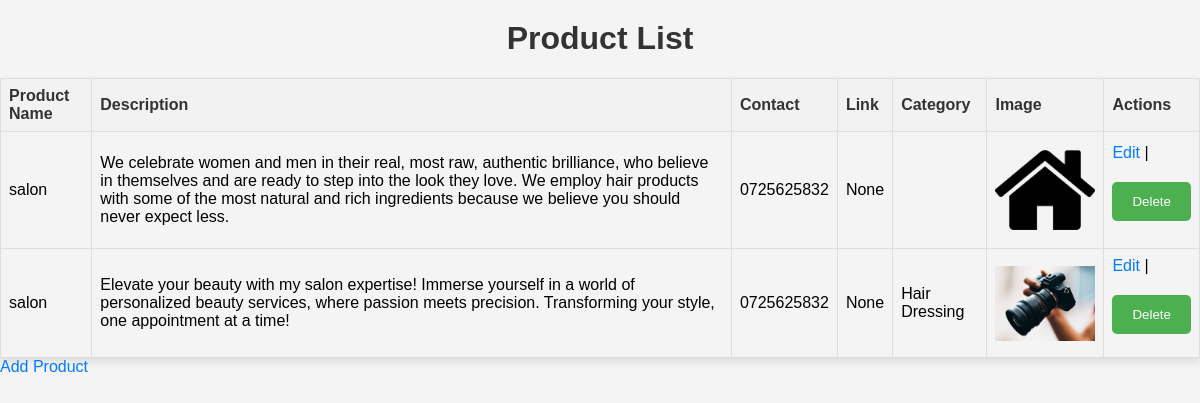
/fetch/products/2, run on the app's committed database.
### e_service/models/data.py (models this page shows, shortened)
class Product(db.Model):
    __tablename__ = 'product'
    pro_id = db.Column(db.Integer, primary_key=True)
    pro_name = db.Column(db.String(100), nullable=False)
    product_link = db.Column(db.String(255), nullable=False)
    pro_dec = db.Column(db.String(300), nullable=False)
    pro_cont = db.Column(db.String(10), nullable=False)
    category_id = db.Column(db.Integer, db.ForeignKey('category.cat_id'), nullable=False)
    category = db.relationship('Category', backref=db.backref('product', lazy=True))
    filename = db.Column(db.String(255))

class Category(UserMixin, db.Model):
    __tablename__ = 'category'
    cat_id = db.Column(db.Integer, primary_key=True)
    category_name = db.Column(db.String(100), nullable=False)

### e_service/views/registration.py (the view)
@app.route('/fetch/products/<int:trader_id>')
def fetch_products(trader_id):
    trader = Trader.query.get_or_404(trader_id)
    products = trader.services.all()  # Assuming 'products' is the relationship name
    return render_template('product_list.html', products=products, trader=trader)

### e_service/views/login.py (called while the page is built)
@app.before_request
def before_request():
    if current_user.is_authenticated:
        current_user.last_seen = datetime.utcnow()
        db.session.commit()

### e_service/templates/product_list.html (shortened to what this page needs)
<!DOCTYPE html>
<html lang="en">
<head>
    <link rel="stylesheet" href="{{ url_for('static', filename='css/styles.css') }}">
</head>
<body>
    <h1>Product List</h1>
    <table>
        <thead>
            <tr>
                <th>Product Name</th>
                <th>Description</th>
                <th>Contact</th>
                <th>Link</th>
                <th>Category</th>
                <th>Image</th>
                <th>Actions</th>
            </tr>
        </thead>
        <tbody>
            {% for product in products %}
                <tr>
                    <td data-label="Product Name">{{ product.pro_name }}</td>
                    <td data-label="Description">{{ product.pro_dec }}</td>
                    <td data-label="Contact">{{ product.pro_cont }}</td>
                    <td data-label="Link">{{ product.product_link }}</td>
                    <td data-label="Category">{{ product.category.category_name }}</td>
                    <td data-label="Image"><img src="{{ url_for('static', filename='uploads/' + product.filename) }}" alt="{{ product.pro_name }}"></td>
                    <td data-label="Actions">
                        <a href="{{ url_for('edit_product', product_id=product.pro_id) }}">Edit</a>
                        |
                        <form method="post" action="{{ url_for('delete_product', product_id=product.pro_id) }}">
                            <button type="submit">Delete</button>
                        </form>
                    </td>
                </tr>
            {% endfor %}
        </tbody>
    </table>
    <a href="{{ url_for('register_product') }}">Add Product</a>
</body>
</html>

### e_service/static/css/styles.css (style rules this page uses)
body { font-family: 'Arial', sans-serif; margin: 20px; background-color: #f5f5f5; }
h1 { color: #333; }
table { width: 100%; border-collapse: collapse; margin-top: 20px; box-shadow: 0 4px 8px rgba(0, 0, 0, 0.1); }
th, td { border: 1px solid #ddd; padding: 12px; text-align: left; }
th { background-color: #f2f2f2; }
form { margin-top: 20px; }
input, textarea, select, button { margin-bottom: 15px; width: 100%; padding: 10px; border: 1px solid #ddd; border-radius: 5px; box-sizing: border-box; background-color: #fff; transition: box-shadow 0.3s; }
button { background-color: #4CAF50; color: white; border: none; padding: 12px 20px; cursor: pointer; border-radius: 5px; transition: background-color 0.3s; }

### e_service/templates/product_list.html (style rules this page uses)
body { font-family: Arial, sans-serif; margin: 0; padding: 0; background-color: #f4f4f4; }
h1 { text-align: center; color: #333; margin-top: 20px; }
table { width: 100%; border-collapse: collapse; margin-top: 20px; }
th, td { border: 1px solid #ddd; padding: 8px; text-align: left; }
th { background-color: #f2f2f2; color: #333; font-weight: bold; }
td img { max-width: 100px; height: auto; display: block; margin: 0 auto; }
td { vertical-align: middle; }
a { text-decoration: none; color: #007bff; }

### data on the page
Product: pro_name "salon", pro_dec "We celebrate women and men in their real, most raw, authentic brilliance, who believe in themselves and are ready to step into the look they love. We employ hair products with some of the most natural and rich ingredients because we believe you should never expect less.", pro_cont "0725625832", product_link "None", filename (picture)
Product: pro_name "salon", pro_dec "Elevate your beauty with my salon expertise! Immerse yourself in a world of personalized beauty services, where passion meets precision. Transforming your style, one appointment at a time!", pro_cont "0725625832", product_link "None", category.category_name "Hair Dressing", filename (picture)
